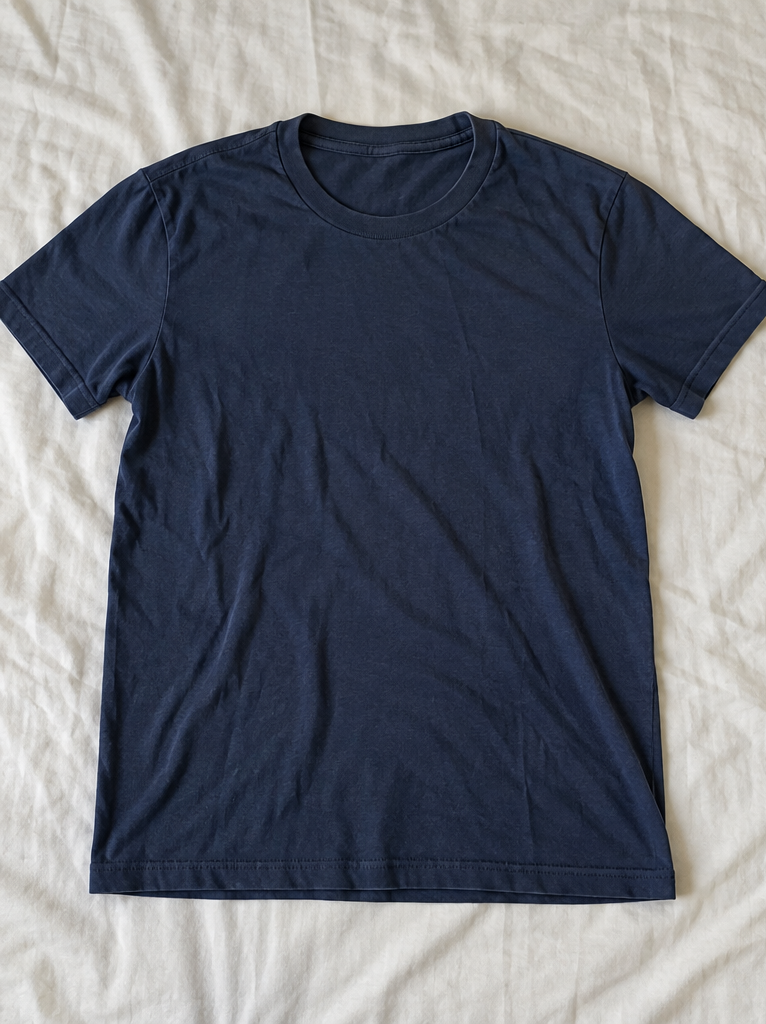
#> input picture clean.jpg, 766 x 1024 px
$ python -i database.py   (imports and definitions only)
#> lines starting #> are read from the running program, lines starting #| are printed output that depends on the picture
import sqlite3, random
from datetime import date, timedelta
import pandas as pd
from PIL import Image

DB = "data/orders.db"

PALETTE = {"black": (25, 25, 25), "white": (240, 240, 240), "grey": (128, 128, 128),
           "red": (190, 30, 40), "blue": (40, 70, 160), "navy": (20, 30, 80),
           "green": (50, 130, 60), "yellow": (230, 200, 50), "pink": (230, 130, 160),
           "brown": (110, 70, 40), "beige": (210, 190, 150), "purple": (110, 50, 140)}


def dominant_colour(path):
    """Rough colour name from the centre of the crop (ignores white padding)."""
#> called with path = '../clean.jpg'
    im = Image.open(path).convert("RGB").resize((64, 64))
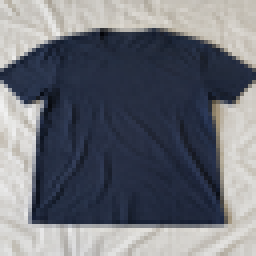
#> im: PIL image 64x64 RGB (shown 4 times larger); mean R, G, B 108, 111.1, 119.4
    px = [p for p in im.crop((16, 16, 48, 48)).getdata() if min(p) < 235]
#> px = 1024 items, first 6: (33, 42, 60), (38, 46, 65), (37, 45, 64), (37, 46, 65), (35, 44, 63), (36, 44, 62)
    if not px:
        return "white"
    mean = tuple(sum(c) / len(px) for c in zip(*px))
#> mean = (37.53, 45.09, 64.37)
    return min(PALETTE, key=lambda k: sum((a - b) ** 2 for a, b in zip(mean, PALETTE[k])))


def init_db(n=30, seed=42):
    random.seed(seed)
    meta = pd.read_csv("data/crops_meta.csv")
    shop = meta[(meta.source == "shop") & (meta.fold == "test")].drop_duplicates("key").sample(n, random_state=seed)

    con = sqlite3.connect(DB)
    con.execute("DROP TABLE IF EXISTS orders")
    con.execute("""CREATE TABLE orders (
        order_id TEXT PRIMARY KEY, customer_id TEXT, product_id TEXT, product_key TEXT,
        product_name TEXT, color TEXT, size TEXT, price REAL, order_date TEXT,
        original_image TEXT, return_status TEXT)""")

    for i, r in enumerate(shop.itertuples(), start=1):
        img = f"data/crops/{r.item_id}.jpg"
        con.execute("INSERT INTO orders VALUES (?,?,?,?,?,?,?,?,?,?,?)", (
            f"ORD{i:03d}", f"CUST{random.randint(1, 10):03d}", f"P{r.item_id}", r.key,
            r.category_name.title(), dominant_colour(img), random.choice(["S", "M", "L", "XL"]),
            random.randint(499, 2999), str(date.today() - timedelta(days=random.randint(3, 25))),
            img, "none"))
    con.commit(); con.close()
    print(f"Created {n} orders in {DB}")


def get_order(order_id):
    con = sqlite3.connect(DB)
    con.row_factory = sqlite3.Row
    row = con.execute("SELECT * FROM orders WHERE order_id = ?", (order_id,)).fetchone()
    con.close()
    return dict(row) if row else None


# [2 lines not run here, left out]

>>> result = dominant_colour('../clean.jpg')
#> result = 'navy'
